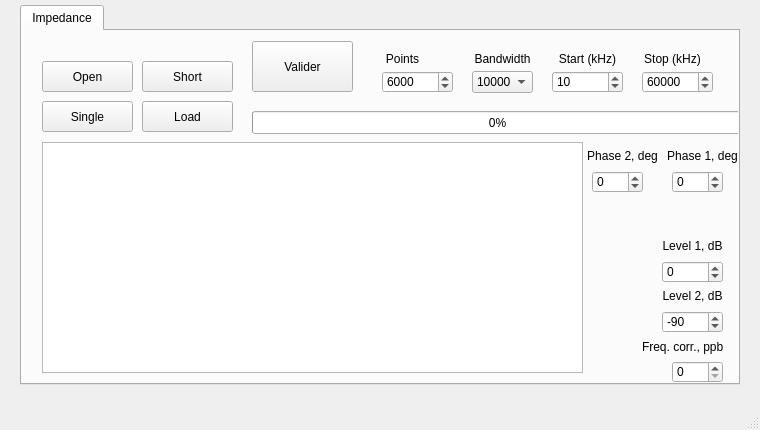
<?xml version="1.0" encoding="UTF-8"?>
<ui version="4.0">
 <class>MainWindow_impedance</class>
 <widget class="QMainWindow" name="MainWindow_impedance">
  <property name="enabled">
   <bool>true</bool>
  </property>
  <property name="geometry">
   <rect>
    <x>0</x>
    <y>0</y>
    <width>760</width>
    <height>430</height>
   </rect>
  </property>
  <property name="windowTitle">
   <string>MainWindow</string>
  </property>
  <property name="windowOpacity">
   <double>1.000000000000000</double>
  </property>
  <widget class="QWidget" name="centralwidget">
   <widget class="QTabWidget" name="tabWidget">
    <property name="geometry">
     <rect>
      <x>20</x>
      <y>5</y>
      <width>720</width>
      <height>380</height>
     </rect>
    </property>
    <property name="maximumSize">
     <size>
      <width>740</width>
      <height>480</height>
     </size>
    </property>
    <property name="baseSize">
     <size>
      <width>720</width>
      <height>480</height>
     </size>
    </property>
    <property name="autoFillBackground">
     <bool>true</bool>
    </property>
    <property name="currentIndex">
     <number>0</number>
    </property>
    <widget class="QWidget" name="tab_2">
     <attribute name="title">
      <string>Impedance</string>
     </attribute>
     <widget class="QSpinBox" name="spinBox_16">
      <property name="geometry">
       <rect>
        <x>640</x>
        <y>280</y>
        <width>61</width>
        <height>22</height>
       </rect>
      </property>
      <property name="minimum">
       <number>-360</number>
      </property>
      <property name="maximum">
       <number>360</number>
      </property>
      <property name="value">
       <number>-90</number>
      </property>
     </widget>
     <widget class="QLabel" name="label_42">
      <property name="geometry">
       <rect>
        <x>630</x>
        <y>250</y>
        <width>81</width>
        <height>31</height>
       </rect>
      </property>
      <property name="text">
       <string>&lt;html&gt;&lt;head/&gt;&lt;body&gt;&lt;p align=&quot;center&quot;&gt;Level 2, dB&lt;/p&gt;&lt;/body&gt;&lt;/html&gt;</string>
      </property>
     </widget>
     <widget class="QLabel" name="label">
      <property name="geometry">
       <rect>
        <x>510</x>
        <y>20</y>
        <width>111</width>
        <height>16</height>
       </rect>
      </property>
      <property name="text">
       <string>&lt;html&gt;&lt;head/&gt;&lt;body&gt;&lt;p align=&quot;center&quot;&gt;Start (kHz)&lt;/p&gt;&lt;/body&gt;&lt;/html&gt;</string>
      </property>
     </widget>
     <widget class="QLabel" name="label_5">
      <property name="geometry">
       <rect>
        <x>620</x>
        <y>300</y>
        <width>91</width>
        <height>31</height>
       </rect>
      </property>
      <property name="text">
       <string>Freq. corr., ppb</string>
      </property>
     </widget>
     <widget class="QSpinBox" name="spinBox">
      <property name="geometry">
       <rect>
        <x>530</x>
        <y>40</y>
        <width>71</width>
        <height>22</height>
       </rect>
      </property>
      <property name="minimum">
       <number>1</number>
      </property>
      <property name="maximum">
       <number>200000000</number>
      </property>
      <property name="value">
       <number>10</number>
      </property>
     </widget>
     <widget class="QProgressBar" name="progressBar">
      <property name="geometry">
       <rect>
        <x>230</x>
        <y>80</y>
        <width>491</width>
        <height>23</height>
       </rect>
      </property>
      <property name="value">
       <number>0</number>
      </property>
     </widget>
     <widget class="QSpinBox" name="spinBox_15">
      <property name="geometry">
       <rect>
        <x>570</x>
        <y>140</y>
        <width>51</width>
        <height>22</height>
       </rect>
      </property>
      <property name="minimum">
       <number>-360</number>
      </property>
      <property name="maximum">
       <number>360</number>
      </property>
      <property name="value">
       <number>0</number>
      </property>
     </widget>
     <widget class="QLabel" name="label_20">
      <property name="geometry">
       <rect>
        <x>560</x>
        <y>110</y>
        <width>81</width>
        <height>31</height>
       </rect>
      </property>
      <property name="text">
       <string>&lt;html&gt;&lt;head/&gt;&lt;body&gt;&lt;p align=&quot;center&quot;&gt;Phase 2, deg&lt;/p&gt;&lt;/body&gt;&lt;/html&gt;</string>
      </property>
     </widget>
     <widget class="QLabel" name="label_4">
      <property name="geometry">
       <rect>
        <x>340</x>
        <y>20</y>
        <width>81</width>
        <height>16</height>
       </rect>
      </property>
      <property name="text">
       <string>&lt;html&gt;&lt;head/&gt;&lt;body&gt;&lt;p align=&quot;center&quot;&gt;Points&lt;/p&gt;&lt;/body&gt;&lt;/html&gt;</string>
      </property>
     </widget>
     <widget class="QLabel" name="label_9">
      <property name="geometry">
       <rect>
        <x>440</x>
        <y>20</y>
        <width>81</width>
        <height>16</height>
       </rect>
      </property>
      <property name="text">
       <string>&lt;html&gt;&lt;head/&gt;&lt;body&gt;&lt;p align=&quot;center&quot;&gt;Bandwidth&lt;/p&gt;&lt;/body&gt;&lt;/html&gt;</string>
      </property>
     </widget>
     <widget class="QComboBox" name="comboBox_2">
      <property name="geometry">
       <rect>
        <x>450</x>
        <y>40</y>
        <width>61</width>
        <height>22</height>
       </rect>
      </property>
      <item>
       <property name="text">
        <string>10000</string>
       </property>
      </item>
      <item>
       <property name="text">
        <string>5000</string>
       </property>
      </item>
      <item>
       <property name="text">
        <string>1000</string>
       </property>
      </item>
      <item>
       <property name="text">
        <string>500</string>
       </property>
      </item>
      <item>
       <property name="text">
        <string>100</string>
       </property>
      </item>
      <item>
       <property name="text">
        <string>50</string>
       </property>
      </item>
      <item>
       <property name="text">
        <string>10</string>
       </property>
      </item>
      <item>
       <property name="text">
        <string>5</string>
       </property>
      </item>
      <item>
       <property name="text">
        <string>1</string>
       </property>
      </item>
     </widget>
     <widget class="QLabel" name="label_19">
      <property name="geometry">
       <rect>
        <x>630</x>
        <y>200</y>
        <width>81</width>
        <height>31</height>
       </rect>
      </property>
      <property name="text">
       <string>&lt;html&gt;&lt;head/&gt;&lt;body&gt;&lt;p align=&quot;center&quot;&gt;Level 1, dB&lt;/p&gt;&lt;/body&gt;&lt;/html&gt;</string>
      </property>
     </widget>
     <widget class="QPushButton" name="pushButton_20">
      <property name="geometry">
       <rect>
        <x>120</x>
        <y>70</y>
        <width>91</width>
        <height>31</height>
       </rect>
      </property>
      <property name="text">
       <string>Load</string>
      </property>
     </widget>
     <widget class="QSpinBox" name="spinBox_2">
      <property name="geometry">
       <rect>
        <x>620</x>
        <y>40</y>
        <width>71</width>
        <height>22</height>
       </rect>
      </property>
      <property name="minimum">
       <number>1</number>
      </property>
      <property name="maximum">
       <number>200000000</number>
      </property>
      <property name="value">
       <number>60000</number>
      </property>
     </widget>
     <widget class="QSpinBox" name="spinBox_4">
      <property name="geometry">
       <rect>
        <x>650</x>
        <y>330</y>
        <width>51</width>
        <height>22</height>
       </rect>
      </property>
      <property name="minimum">
       <number>0</number>
      </property>
      <property name="maximum">
       <number>200000000</number>
      </property>
      <property name="value">
       <number>0</number>
      </property>
     </widget>
     <widget class="QSpinBox" name="spinBox_14">
      <property name="geometry">
       <rect>
        <x>640</x>
        <y>230</y>
        <width>61</width>
        <height>22</height>
       </rect>
      </property>
      <property name="minimum">
       <number>-360</number>
      </property>
      <property name="maximum">
       <number>360</number>
      </property>
      <property name="value">
       <number>0</number>
      </property>
     </widget>
     <widget class="QLabel" name="label_36">
      <property name="geometry">
       <rect>
        <x>640</x>
        <y>110</y>
        <width>81</width>
        <height>31</height>
       </rect>
      </property>
      <property name="text">
       <string>&lt;html&gt;&lt;head/&gt;&lt;body&gt;&lt;p align=&quot;center&quot;&gt;Phase 1, deg&lt;/p&gt;&lt;/body&gt;&lt;/html&gt;</string>
      </property>
     </widget>
     <widget class="QSpinBox" name="spinBox_3">
      <property name="geometry">
       <rect>
        <x>360</x>
        <y>40</y>
        <width>71</width>
        <height>22</height>
       </rect>
      </property>
      <property name="minimum">
       <number>1</number>
      </property>
      <property name="maximum">
       <number>200000000</number>
      </property>
      <property name="value">
       <number>6000</number>
      </property>
     </widget>
     <widget class="QPushButton" name="pushButton_21">
      <property name="geometry">
       <rect>
        <x>20</x>
        <y>30</y>
        <width>91</width>
        <height>31</height>
       </rect>
      </property>
      <property name="text">
       <string>Open</string>
      </property>
     </widget>
     <widget class="QPushButton" name="pushButton_19">
      <property name="geometry">
       <rect>
        <x>120</x>
        <y>30</y>
        <width>91</width>
        <height>31</height>
       </rect>
      </property>
      <property name="text">
       <string>Short</string>
      </property>
     </widget>
     <widget class="QLabel" name="label_3">
      <property name="geometry">
       <rect>
        <x>610</x>
        <y>20</y>
        <width>81</width>
        <height>16</height>
       </rect>
      </property>
      <property name="text">
       <string>&lt;html&gt;&lt;head/&gt;&lt;body&gt;&lt;p align=&quot;center&quot;&gt;Stop (kHz)&lt;/p&gt;&lt;/body&gt;&lt;/html&gt;</string>
      </property>
     </widget>
     <widget class="QSpinBox" name="spinBox_13">
      <property name="geometry">
       <rect>
        <x>650</x>
        <y>140</y>
        <width>51</width>
        <height>22</height>
       </rect>
      </property>
      <property name="minimum">
       <number>-360</number>
      </property>
      <property name="maximum">
       <number>360</number>
      </property>
      <property name="value">
       <number>0</number>
      </property>
     </widget>
     <widget class="QPushButton" name="pushButton_22">
      <property name="geometry">
       <rect>
        <x>20</x>
        <y>70</y>
        <width>91</width>
        <height>31</height>
       </rect>
      </property>
      <property name="text">
       <string>Single</string>
      </property>
     </widget>
     <widget class="PlotWidget" name="graphicsView">
      <property name="geometry">
       <rect>
        <x>20</x>
        <y>111</y>
        <width>541</width>
        <height>231</height>
       </rect>
      </property>
     </widget>
     <widget class="QPushButton" name="pushButton_23">
      <property name="geometry">
       <rect>
        <x>230</x>
        <y>10</y>
        <width>101</width>
        <height>51</height>
       </rect>
      </property>
      <property name="text">
       <string>Valider</string>
      </property>
     </widget>
    </widget>
   </widget>
  </widget>
  <widget class="QMenuBar" name="menubar">
   <property name="geometry">
    <rect>
     <x>0</x>
     <y>0</y>
     <width>760</width>
     <height>21</height>
    </rect>
   </property>
  </widget>
  <widget class="QStatusBar" name="statusbar"/>
 </widget>
 <customwidgets>
  <customwidget>
   <class>PlotWidget</class>
   <extends>QGraphicsView</extends>
   <header>pyqtgraph</header>
  </customwidget>
 </customwidgets>
 <resources/>
 <connections/>
</ui>
